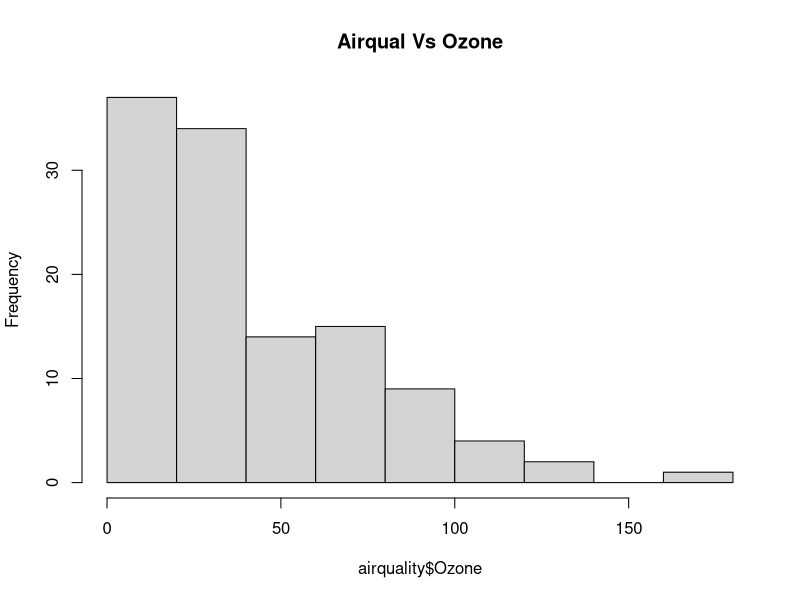
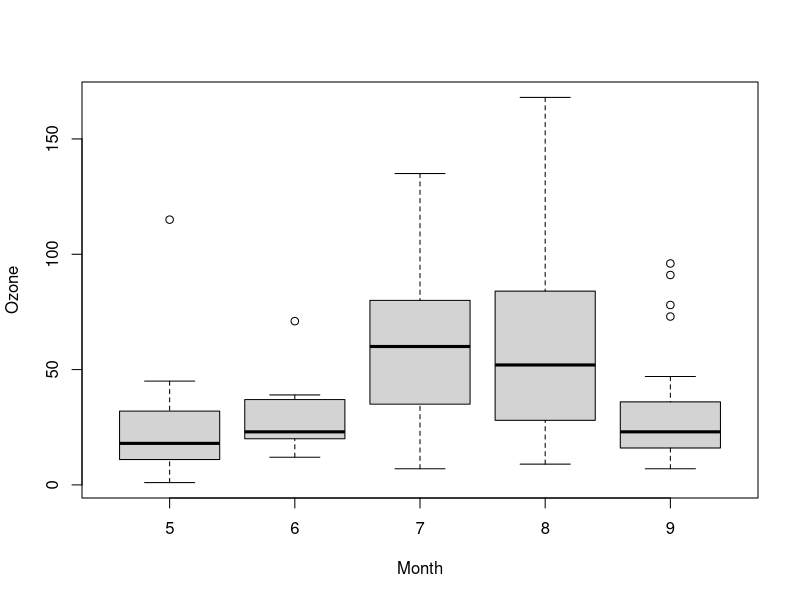
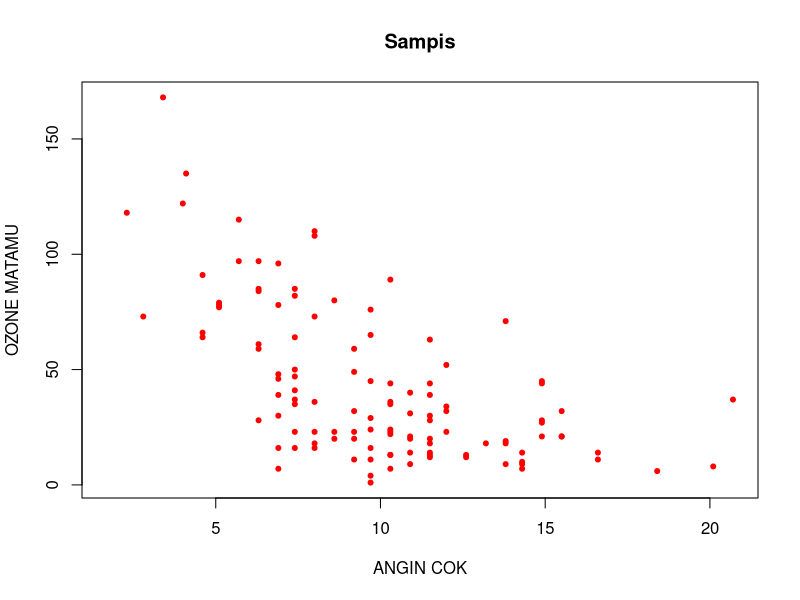
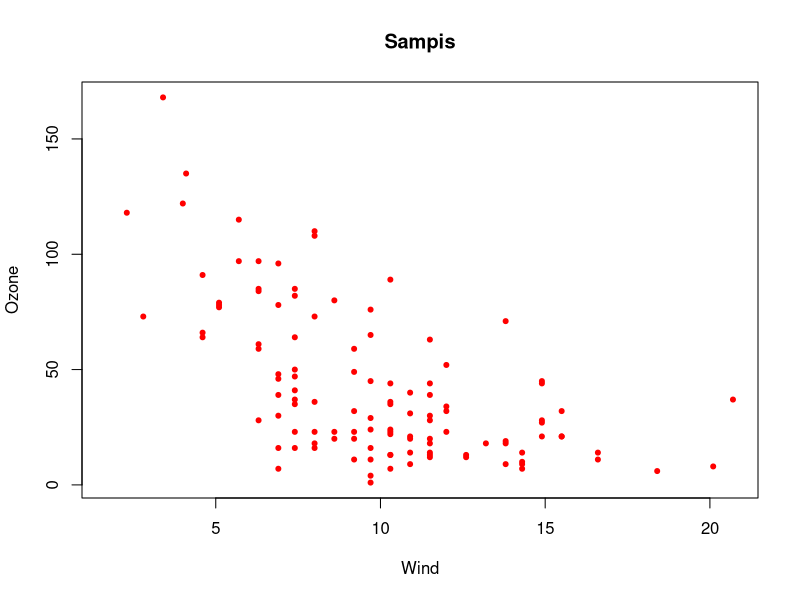
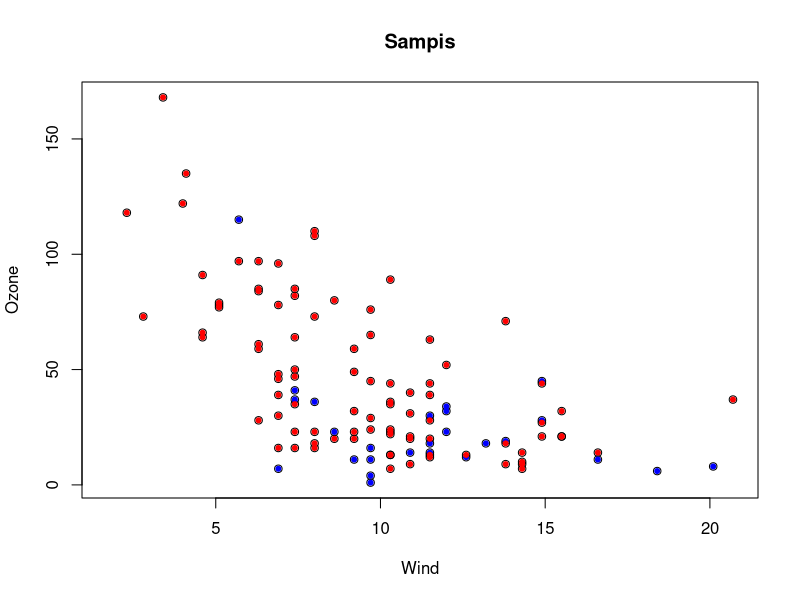
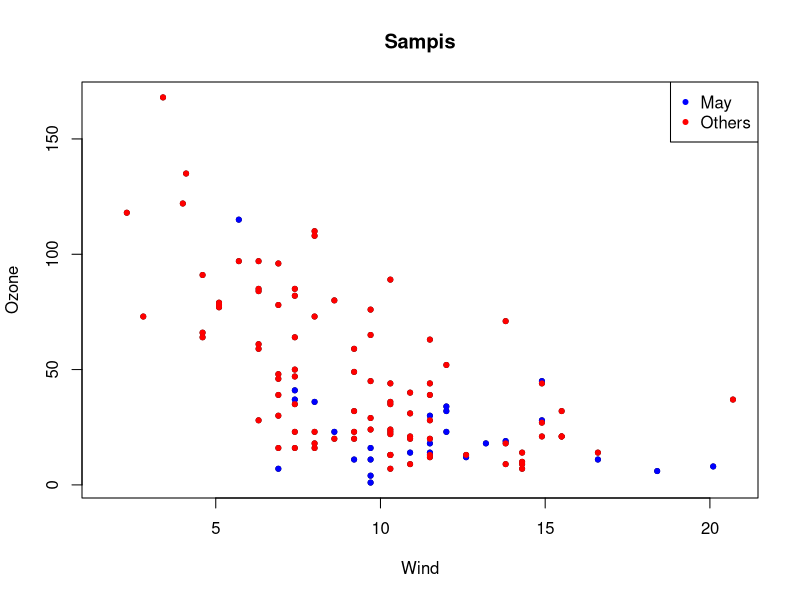
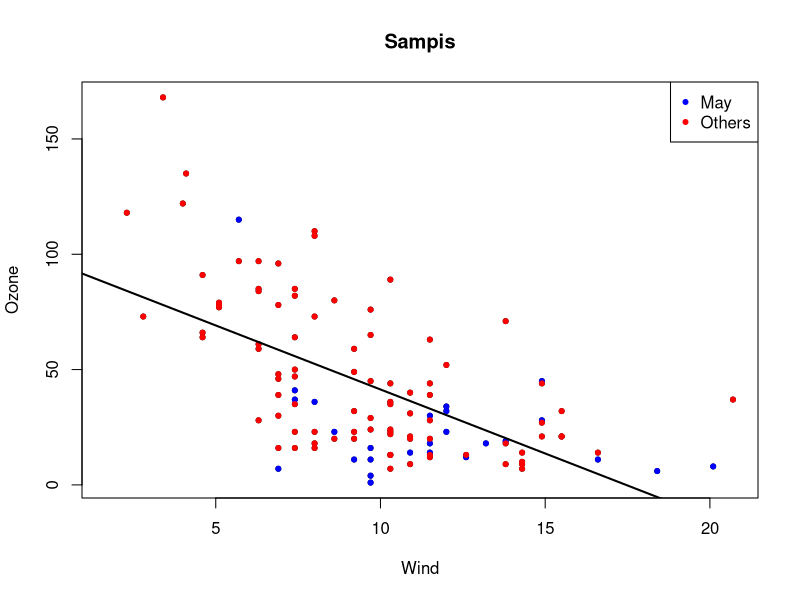
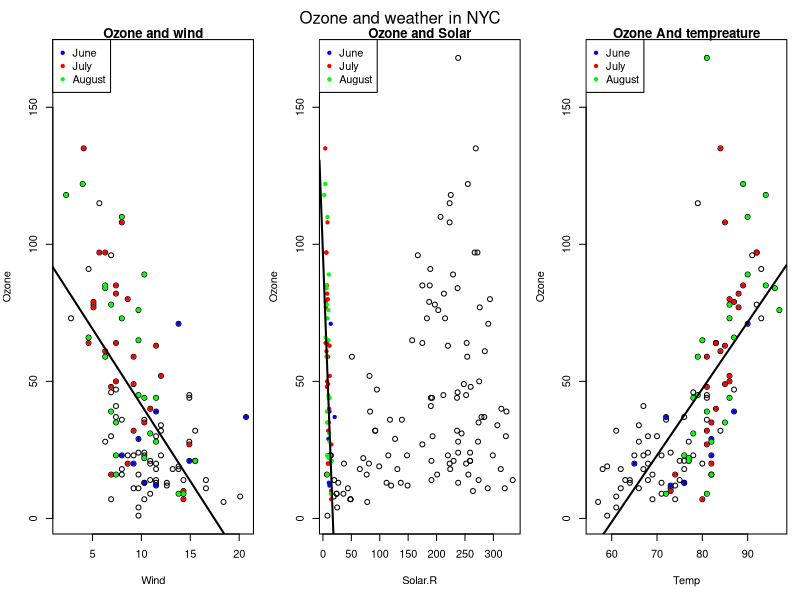

Here is the R script that generated these plots, in order:
setwd("D:\\Books\\Exploratory-Data-Analysis-with-R\\7.The Base Plotting System")

data("airquality")
#Histogram#
hist(airquality$Ozone , main ="Airqual Vs Ozone" )

#Boxplot#
airquality$Month

airquality = transform(airquality ,Month = factor(Month))
boxplot(Ozone ~ Month , airquality ,xlab = "Month" , ylab="Ozone")
factor(airquality$Month)

#Scatter Plot#

with(airquality , {
  plot(Wind,Ozone , col = "red" , pch =20,
       xlab = "ANGIN COK" , ylab = "OZONE MATAMU")
  title("Sampis")
})
#10.3 Some Important Base Par() check#
par('lty') # Default
par("col")#Default
par("pch") # Default

#For Global
par("mar")
par("bg")


#10.4 Base Plotting Func#

with(airquality , 
     {
       plot(Wind,Ozone , col ="red" , pch =20)
       title("Sampis")
     })
## Doing Subset and plotting it down
with(airquality,{
  plot(Wind,Ozone , main = "Sampis" , pch=21)
})
with(subset(airquality,Month == 5) , points(Wind,Ozone,col = 'blue' , pch =20))
with(subset(airquality, Month != 5), points(Wind,Ozone,col = "red" , pch = 20))
# Or you can do dis

with(airquality,{
  plot(Wind,Ozone , pch = 20 , main = "Sampis" )
  with(subset(airquality, Month == 5),points(Wind,Ozone,col = "blue" , pch = 20))
  with(subset(airquality, Month != 5) ,points(Wind,Ozone,col = 'red' , pch = 20))
  legend("topright",pch = 20 ,col = c("blue","red") ,legend = c("May","Others"))
  })

#10.5 Base Plot With Regression Line#

with(airquality,{
  plot(Wind,Ozone , pch = 20 , main = "Sampis" )
  with(subset(airquality, Month == 5),points(Wind,Ozone,col = "blue" , pch = 20))
  with(subset(airquality, Month != 5) ,points(Wind,Ozone,col = 'red' , pch = 20))
  abline(lm(Ozone~Wind),lwd = 2)
  legend("topright",pch = 20 ,col = c("blue","red") ,legend = c("May","Others"))
})

## As we can See Negative Correlation ,

#10.6# Multiple Base Plots

par(mfrow = c(1,3) , mar = c(4,4,1,1) , oma =c(1,0,2,0))

with(airquality , {
  plot(Wind,Ozone , main = "Ozone and wind")
  with(subset(airquality,Month == 6),points(Wind,Ozone,col = "blue" , pch = 20))
  with(subset(airquality,Month == 7),points(Wind,Ozone,col = "red" , pch = 20))
  with(subset(airquality,Month == 8),points(Wind,Ozone,col = "green" , pch = 20))
  abline(lm(Ozone~Wind) , lwd = 2)
  legend("topleft",pch = 20 , col = c("blue","red","green"), legend = c("June","July","August"))
  
  plot(Solar.R,Ozone, main = "Ozone and Solar")
  with(subset(airquality,Month == 6),points(Wind,Ozone,col = "blue" , pch = 20))
  with(subset(airquality,Month == 7),points(Wind,Ozone,col = "red" , pch = 20))
  with(subset(airquality,Month == 8),points(Wind,Ozone,col = "green" , pch = 20))
  abline(lm(Ozone~Wind) , lwd = 2)
  legend("topleft",pch = 20 , col = c("blue","red","green"), legend = c("June","July","August"))
  
  plot(Temp , Ozone , main = "Ozone And tempreature")
  with(subset(airquality,Month == 6),points(Temp,Ozone,col = "blue" , pch = 20))
  with(subset(airquality,Month == 7),points(Temp,Ozone,col = "red" , pch = 20))
  with(subset(airquality,Month == 8),points(Temp,Ozone,col = "green" , pch = 20))
  abline(lm(Ozone~Temp) , lwd = 2)
  legend("topleft",pch = 20 , col = c("blue","red","green"), legend = c("June","July","August"))
  mtext("Ozone and weather in NYC" , outer = T)
})
